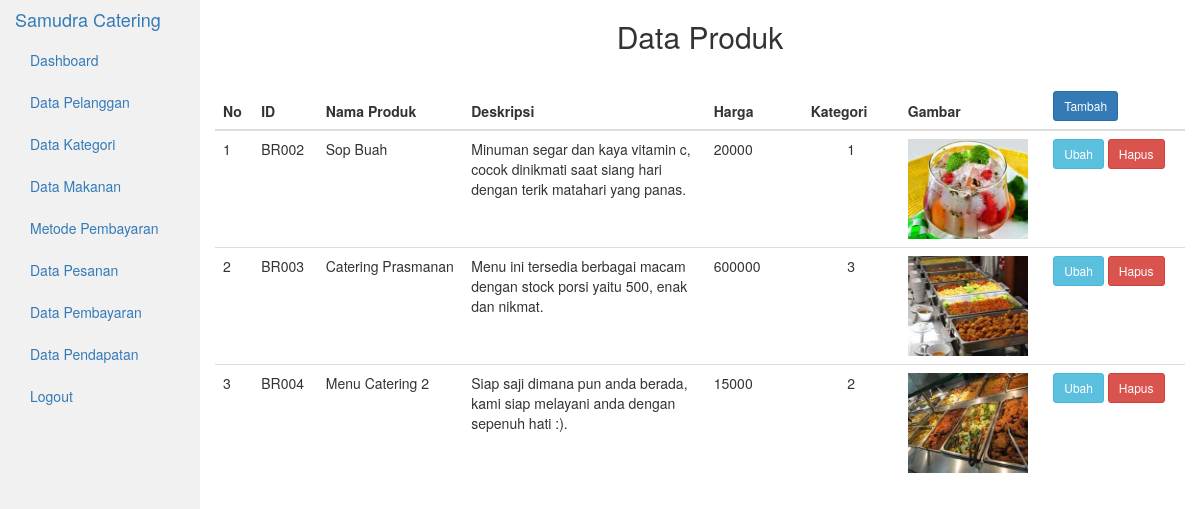
/index.php/admin/produk, run on the app's committed database.
### tables this page shows
CREATE TABLE `tbl_produk` (
  `id_produk` varchar(10) NOT NULL,
  `nama_produk` varchar(50) DEFAULT NULL,
  `deskripsi` varchar(150) DEFAULT NULL,
  `harga` varchar(10) DEFAULT NULL,
  `gambar` varchar(50) DEFAULT NULL,
  `kategori` int(10) DEFAULT NULL
);

### application/controllers/admin/Produk.php (called while the page is built, shortened)
<?php
class Produk extends CI_Controller {
  public function __construct()
  {
      $this->load->model('admin/Produk_model');
  }
  public function index()
  {
      $data['produk']=$this->Produk_model->all();
      $this->load->view('admin/produk_view',$data);
  }
  }
?>

### index.php (called while the page is built, shortened)
<?php
require_once BASEPATH.'core/CodeIgniter.php';

### application/models/admin/Produk_model.php (called while the page is built, shortened)
<?php
class Produk_model extends CI_Model {
    public function all(){
      $hasil = $this->db->query("SELECT * FROM tbl_produk ORDER BY id_produk");
        return $hasil->result();
    }
}
?>

### application/views/admin/produk_view.php (the view, shortened to what this page needs)
<!DOCTYPE html>
<html lang="en">
<head>
  <link rel="stylesheet" href="<?php echo base_url()?>assets/bootstrap/css/bootstrap.min.css"/>
  <link rel="stylesheet" type="text/css" href="<?php echo base_url()?>assets/bootstrap/css/dataTables.bootstrap.min.css"/>
</head>
<body>
<div class="container-fluid">
  <div class="row content">
    <div class="col-sm-2 sidenav">
      <h4><a href="<?php echo base_url('Shopping')?>">Samudra Catering</a></h4>
      <ul class="nav nav-pills nav-stacked">
        <li><a href="<?php echo base_url('admin/Admin')?>">Dashboard</a></li>
        <li><a href="<?php echo base_url('admin/Pelanggan')?>">Data Pelanggan</a></li>
        <li><a href="<?php echo base_url('admin/Kategori')?>">Data Kategori</a></li>
        <li><a href="<?php echo base_url('admin/Produk')?>">Data Makanan</a></li>
        <li><a href="<?php echo base_url('admin/Metode_bayar')?>">Metode Pembayaran</a></li>
        <li><a href="<?php echo base_url('admin/Order')?>">Data Pesanan</a></li>
        <li><a href="<?php echo base_url('admin/Pembayaran')?>">Data Pembayaran</a></li>
        <li><a href="<?php echo base_url('admin/Pendapatan')?>">Data Pendapatan</a></li>
      <li><?php echo anchor('logout', 'Logout'); ?></li>
      </ul><br>
    </div>
    <div class="col-sm-10">
      <h2><center>Data Produk</center></h2>
      <br>
      <div class="table-responsive">
      <table id="myTable" class="table table-hover">
        <thead>
          <tr>
            <th>No</th>
            <th>ID</th>
            <th width="15%">Nama Produk</th>
            <th width="25%">Deskripsi</th>
            <th width="10%">Harga</th>
            <th width="10%">Kategori</th>
            <th width="15%">Gambar</th>
            <th>
              <?=anchor('admin/Produk/tambah_produk',
              'Tambah',
              ['class'=>'btn btn-primary btn-sm'])?>
            </th>
          </tr>
        </thead>
        <tbody>
          <?php
          $no = 1;
          foreach ($produk as $product) {
          ?>
          <tr>
              <td><?php echo $no++ ?></td>
              <td><?php echo $product->id_produk; ?></td>
              <td><?php echo $product->nama_produk; ?></td>
              <td><?php echo $product->deskripsi; ?></td>
              <td><?php echo $product->harga; ?></td>
              <td align="center"><?php echo $product->kategori; ?></td>
              <td><img src="<?=base_url()?>assets/images/<?=$product->gambar;?>" width="120px" height="100px"></td>
              <td>
                <?=anchor('admin/Produk/update_produk/'.$product->id_produk,
                'Ubah',
                ['class'=>'btn btn-info btn-sm'])?>
                <?=anchor('admin/Produk/delete/'.$product->id_produk,
                'Hapus',
                ['class'=>'btn btn-danger btn-sm'])?>
              </td>
          </tr>
        <?php } ?>
        </tbody>
      </table>
    </div>
  </div>
</div>
</body>
</html>

### application/views/admin/produk_view.php (style rules this page uses)
.row.content { height: 1500px }
.sidenav { background-color: #f1f1f1; height: 100%; }

### data on the page
tbl_produk: id_produk "BR002", nama_produk "Sop Buah", deskripsi "Minuman segar dan kaya vitamin c, cocok dinikmati saat siang hari dengan terik matahari yang panas.", harga "20000", kategori "1", gambar (picture), id_produk "Ubah", id_produk "Hapus"
tbl_produk: id_produk "BR003", nama_produk "Catering Prasmanan", deskripsi "Menu ini tersedia berbagai macam dengan stock porsi yaitu 500, enak dan nikmat.", harga "600000", kategori "3", gambar (picture), id_produk "Ubah", id_produk "Hapus"
tbl_produk: id_produk "BR004", nama_produk "Menu Catering 2", deskripsi "Siap saji dimana pun anda berada, kami siap melayani anda dengan sepenuh hati :).", harga "15000", kategori "2", gambar (picture), id_produk "Ubah", id_produk "Hapus"

### other printed values
anchor('logout', 'Logout') "Logout"
